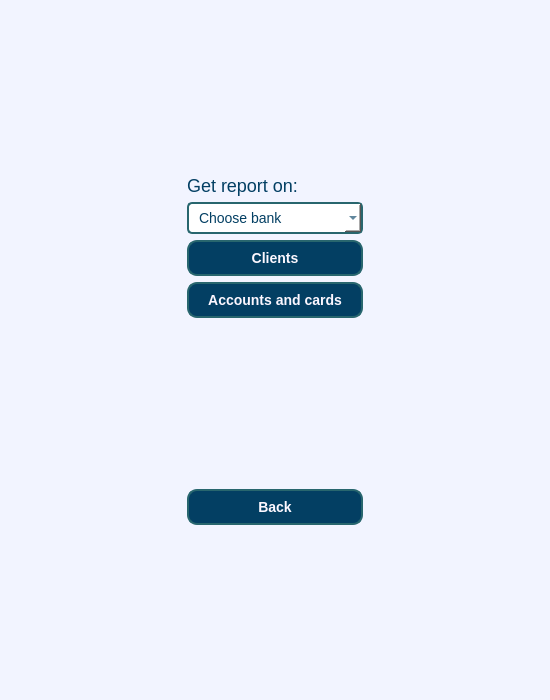
<?xml version="1.0" encoding="UTF-8"?>
<ui version="4.0">
 <class>reports</class>
 <widget class="QWidget" name="reports">
  <property name="geometry">
   <rect>
    <x>0</x>
    <y>0</y>
    <width>550</width>
    <height>700</height>
   </rect>
  </property>
  <property name="windowTitle">
   <string>reports</string>
  </property>
  <property name="styleSheet">
   <string notr="true">QWidget {
    background-color: rgb(242, 244, 255); /* Светлый фон */
}
QComboBox {
    background-color: rgb(255, 255, 255); /* Белый фон для комбобокса */
    border: 2px solid rgb(40, 102, 110); /* Бирюзовая обводка */
    border-radius: 5px; /* Закругленные углы */
    padding: 5px 10px; /* Отступы */
    font-size: 14px; /* Размер шрифта */
    color: rgb(3, 63, 99); /* Цвет текста */
}

QComboBox QAbstractItemView {
    border: 2px solid rgb(40, 102, 110); /* Рамка для выпадающего списка */
    background-color: rgb(255, 255, 255); /* Белый фон */
    color: rgb(3, 63, 99); /* Цвет текста */
}
QLabel {
    color: rgb(3, 63, 99); /* Темный синий цвет текста */
    font-size: 18px; /* Размер шрифта */
	border-bottom: 0
}
QMessageBox {
    background-color: rgb(242, 244, 255); /* Светлый фон */
    color: rgb(3, 63, 99); /* Темно-синий цвет текста для контраста */
    border: 2px solid rgb(40, 102, 110); /* Бирюзовая обводка */
    border-radius: 8px; /* Закругленные углы */
}

QMessageBox QLabel {
    color: rgb(3, 63, 99); /* Темный цвет текста */
    font-size: 14px; /* Размер шрифта */
}
QMessageBox QPushButton {
    background-color: rgb(3, 63, 99); /* Синий фон кнопки */
    color: rgb(252, 247, 255); /* Белый цвет текста */
    border: none;
    border-radius: 5px;
    padding: 6px 12px; /* Отступы для приятного вида */
}
QMessageBox QPushButton:hover {
    background-color: rgb(40, 102, 110); /* Цвет при наведении */
}
QInputDialog {
    background-color: rgb(242, 244, 255); /* Светлый фон */
    color: rgb(3, 63, 99); /* Темно-синий цвет текста */
    border: 2px solid rgb(40, 102, 110); /* Бирюзовая обводка */
    border-radius: 8px; /* Закругленные углы */
}

QInputDialog QLabel {
    color: rgb(3, 63, 99); /* Темный синий цвет текста */
    font-size: 14px; /* Размер шрифта */
}

QInputDialog QLineEdit {
    background-color: rgb(252, 247, 255); /* Светлый фон поля ввода */
    color: rgb(3, 63, 99); /* Темный текст */
    border: 1px solid rgb(124, 152, 133); /* Граница поля ввода */
    border-radius: 5px; /* Закругленные углы поля ввода */
    padding: 4px; /* Внутренние отступы */
}

QInputDialog QPushButton {
    background-color: rgb(3, 63, 99); /* Синий фон кнопки */
    color: rgb(252, 247, 255); /* Белый цвет текста */
    border: none;
    border-radius: 5px;
    padding: 6px 12px; /* Отступы для приятного вида */
}

QInputDialog QPushButton:hover {
    background-color: rgb(40, 102, 110); /* Цвет при наведении */
}
QPushButton {
    background-color: rgb(3, 63, 99); /* Тёмно-синий основной цвет */
    color: rgb(252, 247, 255); /* Белый цвет текста */
    border: 2px solid rgb(40, 102, 110); /* Бирюзовая обводка */
    border-radius: 10px; /* Закруглённые края */
    padding: 8px 16px; /* Отступы для приятного вида */
    font-size: 14px; /* Размер шрифта */
    font-weight: bold; /* Жирный текст */
}
QPushButton:hover {
    background-color: rgb(40, 102, 110); /* Цвет кнопки при наведении */
    color: rgb(218, 223, 247); /* Голубой текст при наведении */
}
QPushButton:pressed {
    background-color: rgb(124, 152, 133); /* Цвет при нажатии */
}
QScrollArea {
    background-color: rgb(242, 244, 255); /* Светлый фон */
    border: 1px solid rgb(169, 211, 255); /* Тонкая граница */
    border-radius: 5px; /* Закругленные углы */
}
QScrollBar:vertical {
    background-color: rgb(242, 244, 255); /* Цвет фона скроллбара */
    width: 10px; /* Ширина скроллбара */
}
QScrollBar::handle:vertical {
    background-color: rgb(3, 63, 99); /* Основной цвет ползунка */
    border-radius: 5px;
    min-height: 20px; /* Минимальная высота ползунка */
}
QScrollBar::add-line:vertical, QScrollBar::sub-line:vertical {
    background: none; /* Без линий сверху и снизу */
    height: 0px;
}
</string>
  </property>
  <layout class="QGridLayout" name="gridLayout">
   <item row="7" column="1">
    <spacer name="verticalSpacer_3">
     <property name="orientation">
      <enum>Qt::Orientation::Vertical</enum>
     </property>
     <property name="sizeHint" stdset="0">
      <size>
       <width>20</width>
       <height>40</height>
      </size>
     </property>
    </spacer>
   </item>
   <item row="3" column="2">
    <spacer name="horizontalSpacer_2">
     <property name="orientation">
      <enum>Qt::Orientation::Horizontal</enum>
     </property>
     <property name="sizeHint" stdset="0">
      <size>
       <width>40</width>
       <height>20</height>
      </size>
     </property>
    </spacer>
   </item>
   <item row="3" column="0">
    <spacer name="horizontalSpacer">
     <property name="orientation">
      <enum>Qt::Orientation::Horizontal</enum>
     </property>
     <property name="sizeHint" stdset="0">
      <size>
       <width>40</width>
       <height>20</height>
      </size>
     </property>
    </spacer>
   </item>
   <item row="4" column="1">
    <widget class="QPushButton" name="pushButton_open_accounts_and_cards_report">
     <property name="sizePolicy">
      <sizepolicy hsizetype="MinimumExpanding" vsizetype="Preferred">
       <horstretch>0</horstretch>
       <verstretch>0</verstretch>
      </sizepolicy>
     </property>
     <property name="text">
      <string>Accounts and cards</string>
     </property>
    </widget>
   </item>
   <item row="5" column="1">
    <spacer name="verticalSpacer">
     <property name="orientation">
      <enum>Qt::Orientation::Vertical</enum>
     </property>
     <property name="sizeHint" stdset="0">
      <size>
       <width>20</width>
       <height>40</height>
      </size>
     </property>
    </spacer>
   </item>
   <item row="1" column="1">
    <widget class="QLabel" name="label">
     <property name="text">
      <string>Get report on:</string>
     </property>
    </widget>
   </item>
   <item row="0" column="1">
    <spacer name="verticalSpacer_2">
     <property name="orientation">
      <enum>Qt::Orientation::Vertical</enum>
     </property>
     <property name="sizeHint" stdset="0">
      <size>
       <width>20</width>
       <height>40</height>
      </size>
     </property>
    </spacer>
   </item>
   <item row="6" column="1">
    <widget class="QPushButton" name="back_button">
     <property name="text">
      <string>Back</string>
     </property>
    </widget>
   </item>
   <item row="3" column="1">
    <widget class="QPushButton" name="pushButton_open_clients_report">
     <property name="sizePolicy">
      <sizepolicy hsizetype="MinimumExpanding" vsizetype="Preferred">
       <horstretch>0</horstretch>
       <verstretch>0</verstretch>
      </sizepolicy>
     </property>
     <property name="text">
      <string>Clients</string>
     </property>
    </widget>
   </item>
   <item row="2" column="1">
    <widget class="QComboBox" name="bankComboBox">
     <property name="placeholderText">
      <string>Choose bank</string>
     </property>
    </widget>
   </item>
  </layout>
 </widget>
 <resources/>
 <connections/>
</ui>
